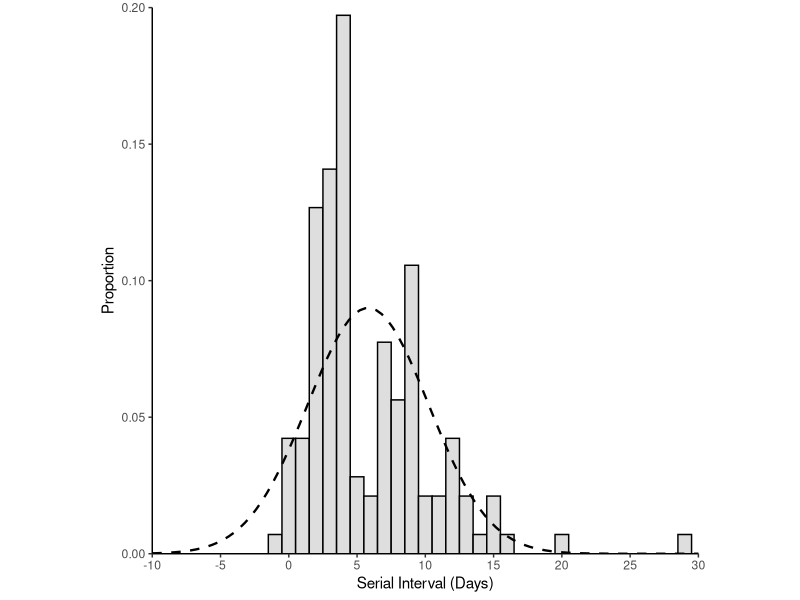
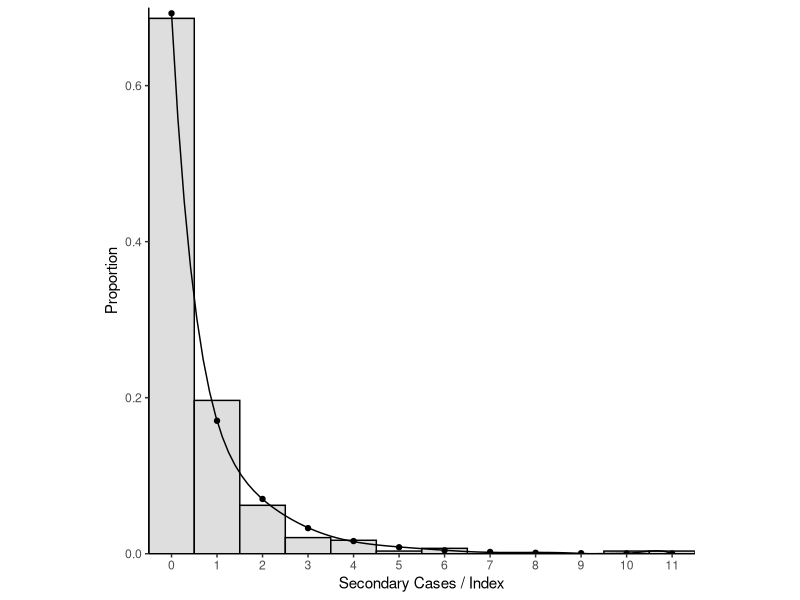

Recreate these plots in R, in order.
library(tidyverse)
library(fitdistrplus)

#######SERIAL INTERVAL AND OFFSPRING DISTRIBUTION ANALYSIS

transmission_pairs <- read_csv(file = "data/transmission_pairs.csv")

###SERIAL INTERVAL ANALYSIS

#fit normal distribution to serial intervals
nfit <- transmission_pairs %>%
  filter(onset.diff != 'NA') %>%
  pull(onset.diff) %>%
  fitdist(data = ., distr = 'norm')

#fit results
summary(nfit)

#bootstrapped analysis
nfit_boot <- summary(bootdist(nfit))

#Plot serial interval with normal distribution (Figure 2A)
ggplot(data = transmission_pairs) +
  geom_histogram(aes(x = onset.diff, y = ..density..), fill = '#dedede', colour = "black", binwidth = 1) + 
  stat_function(fun = dnorm, args = list(mean = nfit$estimate[[1]], sd = nfit$estimate[[2]]), size = 0.8, linetype = 2) +
  scale_x_continuous("Serial Interval (Days)", limits = c(-10,30), breaks = seq(-10, 30, by =5), expand = c(0,0)) +
  scale_y_continuous("Proportion", expand = c(0,0), limits = c(0,0.20)) +
  theme_classic() +
  theme(aspect.ratio = 1)


####OFFSPRING DISTRIBUTION ANALYSIS
#count number of offspring per individual infector
offspring <- transmission_pairs %>%
  dplyr::select(infector.case) %>%
  group_by(infector.case) %>%
  count() %>%
  arrange(desc(n))

#count number of terminal infectees including sporadic local cases
infectee <- transmission_pairs %>%
  dplyr::select(infector.case, infectee.case) %>%
  gather() %>%
  filter(key == 'infectee.case')

infector <-  transmission_pairs %>%
  dplyr::select(infector.case, infectee.case) %>%
  gather() %>%
  filter(key == 'infector.case')

duplicate <- infector %>%
  left_join(., infectee, by = 'value') %>%
  filter(key.y != 'NA') %>%
  dplyr::select(value) %>%
  distinct()

nterminal_infectees <- infectee %>% 
  dplyr::select(value) %>%
  filter(!value %in% duplicate$value) %>%
  transmute(case.no = as.numeric(value)) %>%
  nrow() + 46 #46 Sporadic Local cases without links additional transmission

#create vector of complete offspring distribution with terminal cases having zero secondary cases
complete_offspringd <- enframe(c(offspring$n, rep(0,nterminal_infectees)))

#fit negative binomial distribution to the final offspring distribution
nbfit <- complete_offspringd %>%
  pull(value) %>%
  fitdist(., distr = 'nbinom')

summary(nbfit)
#bootstrap analysis
nbfit_boot <- summary(bootdist(nbfit))

#calculation of proportion of cases who do not spread to anyone from nbfit and nbfit_boot
dnbinom(0, size = 0.4258355, mu = 0.5828315)
dnbinom(0, size = 0.2869252, mu = 0.6694716)
dnbinom(0, size = 0.4520273, mu = 0.7176502)

#plot offspring distribution with negative binomial parameters (Figure 2B)
ggplot() +
  geom_histogram(aes(x=complete_offspringd$value, y = ..density..), fill = "#dedede", colour = "Black", binwidth = 1) +
  geom_point(aes(x = 0:11, y = dnbinom(x = 0:11, size = nbfit$estimate[[1]], mu = nbfit$estimate[[2]])), size = 1.5) +
  stat_smooth(aes(x = 0:11, y = dnbinom(x = 0:11, size = nbfit$estimate[[1]], mu = nbfit$estimate[[2]])), method = 'lm', formula = y ~ poly(x, 9), se = FALSE, size = 0.5, colour = 'black') +
  expand_limits(x = 0, y = 0) +
  scale_x_continuous("Secondary Cases / Index", expand = c(0, 0), breaks = 0:11)  +
  scale_y_continuous("Proportion", limits = c(0,0.7), expand = c(0, 0)) +
  theme_classic() +
  theme(aspect.ratio = 1)
